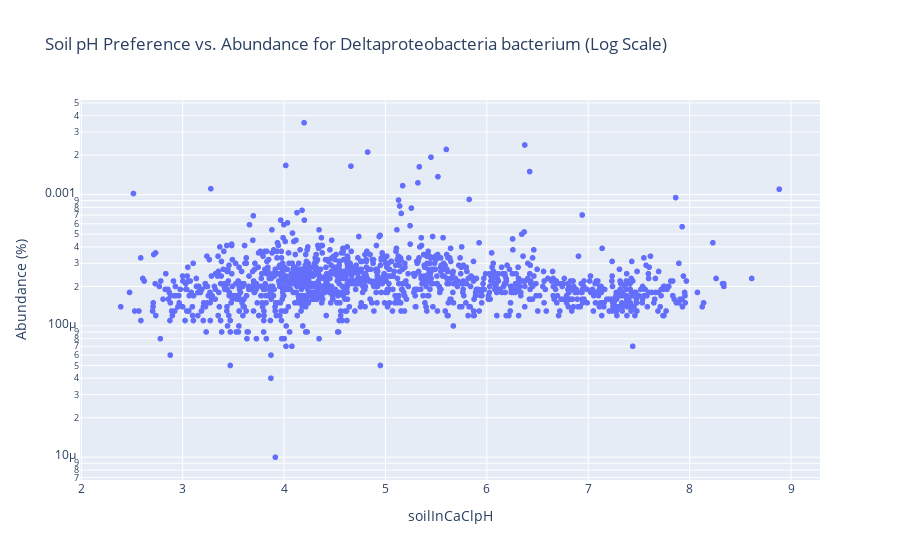

Notebook code cell kept with this figure:
### Code cell
# Adjust the plot to better visualize small abundance percentages by applying a logarithmic scale to the y-axis
import pandas as pd
import plotly.express as px

# Paths to the data files
abundance_file_path = 'data/species_abundance_filt.csv'
organism_subset_file_path = 'data/organism_data_to_subset.csv'

# Load both files
# species_abundance_filt.csv: This file contains abundance data for different species, 
# used to filter and visualize abundance patterns based on environmental variables such as soil pH.
# The column "taxon" in this file corresponds to "Species of interest" in organism_data_to_subset.csv,
# allowing the two datasets to be merged for visualization.
df_abundance = pd.read_csv(abundance_file_path)

# organism_data_to_subset.csv: This file contains information on environmental preferences for various species,
# such as soil pH preference. The column "Species of interest" in this file aligns with "taxon" in
# species_abundance_filt.csv, enabling filtering and visualization based on specific environmental preferences.
df_to_subset = pd.read_csv(organism_subset_file_path)

# Specify the target species name
species_name = "Deltaproteobacteria bacterium"

# Merge data on species name to include 'percentage' from abundance data
merged_data = pd.merge(
    df_to_subset, df_abundance, 
    left_on='Species of interest', right_on='name', 
    how='inner'
)

# Filter for the target species
single_species_obs = merged_data[merged_data['Species of interest'] == species_name]

# Check for 'percentage' column and plot
if 'soilInCaClpH' in single_species_obs.columns and 'percentage' in single_species_obs.columns:
    # Create a scatter plot for soil pH against abundance with logarithmic y-axis scale
    print(single_species_obs)
    fig = px.scatter(
        single_species_obs,
        x='soilInCaClpH',  # Soil pH preference on the x-axis
        y='percentage',     # Abundance on the y-axis, with a small scale
        title=f"Soil pH Preference vs. Abundance for {species_name} (Log Scale)",
        labels={'pH_preference': 'Soil pH Preference', 'percentage': 'Abundance (%)'},
        hover_name='Species of interest',
        log_y=True  # Apply logarithmic scale to the y-axis for better visualization of small values
    )
    fig.show()

### Figure 1 — Plotly figure (JSON) as saved in the notebook; plotly's stock layout.template omitted (floating-point values rounded to 4 significant figures; data arrays with more than 128 entries replaced by an {"elided": "..."} marker saying what was removed)
{"data": [{"hovertemplate": "<b>%{hovertext}</b><br><br>soilInCaClpH=%{x}<br>Abundance (%)=%{y}<extra></extra>", "hovertext": {"elided": "1357 str values"}, "legendgroup": "", "marker": {"color": "#636efa", "symbol": "circle"}, "mode": "markers", "name": "", "showlegend": false, "type": "scattergl", "x": {"elided": "1357 float values"}, "xaxis": "x", "y": {"elided": "1357 float values"}, "yaxis": "y"}], "layout": {"legend": {"tracegroupgap": 0}, "title": {"text": "Soil pH Preference vs. Abundance for Deltaproteobacteria bacterium (Log Scale)"}, "xaxis": {"anchor": "y", "domain": [0, 1], "title": {"text": "soilInCaClpH"}}, "yaxis": {"anchor": "x", "domain": [0, 1], "title": {"text": "Abundance (%)"}, "type": "log"}}}
